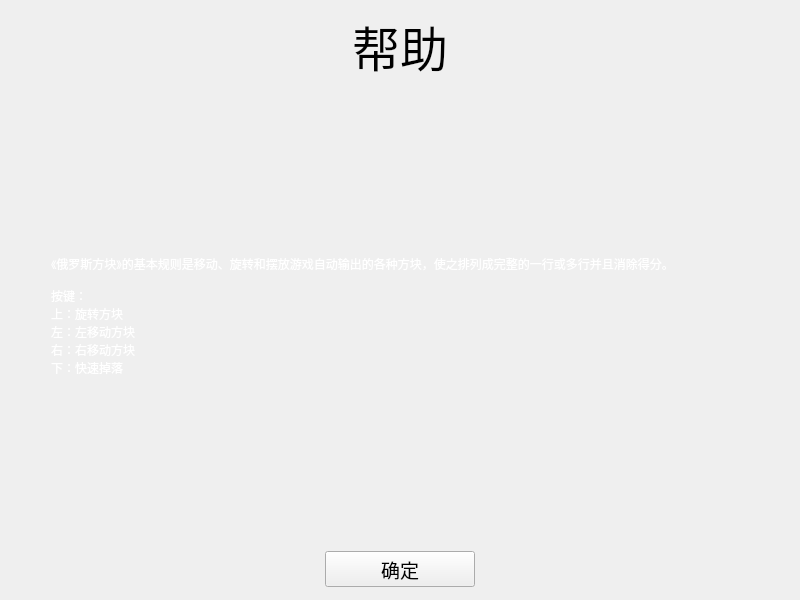
<?xml version="1.0" encoding="UTF-8"?>
<ui version="4.0">
 <class>FormHelp</class>
 <widget class="QWidget" name="FormHelp">
  <property name="geometry">
   <rect>
    <x>0</x>
    <y>0</y>
    <width>800</width>
    <height>600</height>
   </rect>
  </property>
  <property name="windowTitle">
   <string>Form</string>
  </property>
  <property name="styleSheet">
   <string notr="true"/>
  </property>
  <layout class="QGridLayout" name="gridLayout">
   <item row="2" column="0">
    <spacer name="horizontalSpacerLeft">
     <property name="orientation">
      <enum>Qt::Horizontal</enum>
     </property>
     <property name="sizeType">
      <enum>QSizePolicy::Preferred</enum>
     </property>
     <property name="sizeHint" stdset="0">
      <size>
       <width>40</width>
       <height>0</height>
      </size>
     </property>
    </spacer>
   </item>
   <item row="2" column="4">
    <spacer name="horizontalSpacerRight">
     <property name="orientation">
      <enum>Qt::Horizontal</enum>
     </property>
     <property name="sizeType">
      <enum>QSizePolicy::Preferred</enum>
     </property>
     <property name="sizeHint" stdset="0">
      <size>
       <width>40</width>
       <height>0</height>
      </size>
     </property>
    </spacer>
   </item>
   <item row="4" column="2">
    <widget class="QWidget" name="widget" native="true">
     <layout class="QHBoxLayout" name="horizontalLayout">
      <property name="leftMargin">
       <number>2</number>
      </property>
      <property name="topMargin">
       <number>2</number>
      </property>
      <property name="rightMargin">
       <number>2</number>
      </property>
      <property name="bottomMargin">
       <number>2</number>
      </property>
      <item>
       <widget class="QToolButton" name="buttonOk">
        <property name="minimumSize">
         <size>
          <width>150</width>
          <height>32</height>
         </size>
        </property>
        <property name="font">
         <font>
          <family>微软雅黑</family>
          <pointsize>14</pointsize>
          <weight>50</weight>
          <italic>false</italic>
          <bold>false</bold>
         </font>
        </property>
        <property name="styleSheet">
         <string notr="true">border-image: url(:/assets/button.png);
font: 14pt &quot;微软雅黑&quot;;</string>
        </property>
        <property name="text">
         <string>确定</string>
        </property>
       </widget>
      </item>
     </layout>
    </widget>
   </item>
   <item row="2" column="2">
    <widget class="QLabel" name="label">
     <property name="sizePolicy">
      <sizepolicy hsizetype="Expanding" vsizetype="Expanding">
       <horstretch>0</horstretch>
       <verstretch>0</verstretch>
      </sizepolicy>
     </property>
     <property name="styleSheet">
      <string notr="true">border-image: url(:/assets/dialog480.png);
font: 16pt &quot;微软雅黑&quot;;
color: rgb(255, 255, 255);</string>
     </property>
     <property name="text">
      <string>《俄罗斯方块》的基本规则是移动、旋转和摆放游戏自动输出的各种方块，使之排列成完整的一行或多行并且消除得分。

按键：
上：旋转方块
左：左移动方块
右：右移动方块
下：快速掉落</string>
     </property>
     <property name="alignment">
      <set>Qt::AlignLeading|Qt::AlignLeft|Qt::AlignVCenter</set>
     </property>
     <property name="wordWrap">
      <bool>true</bool>
     </property>
     <property name="margin">
      <number>50</number>
     </property>
    </widget>
   </item>
   <item row="1" column="2">
    <widget class="QLabel" name="labelTitle">
     <property name="font">
      <font>
       <family>微软雅黑</family>
       <pointsize>36</pointsize>
       <weight>9</weight>
       <italic>false</italic>
       <bold>false</bold>
      </font>
     </property>
     <property name="styleSheet">
      <string notr="true">font: 75 36pt &quot;微软雅黑&quot;;</string>
     </property>
     <property name="text">
      <string>帮助</string>
     </property>
     <property name="alignment">
      <set>Qt::AlignCenter</set>
     </property>
    </widget>
   </item>
  </layout>
 </widget>
 <resources/>
 <connections/>
</ui>
